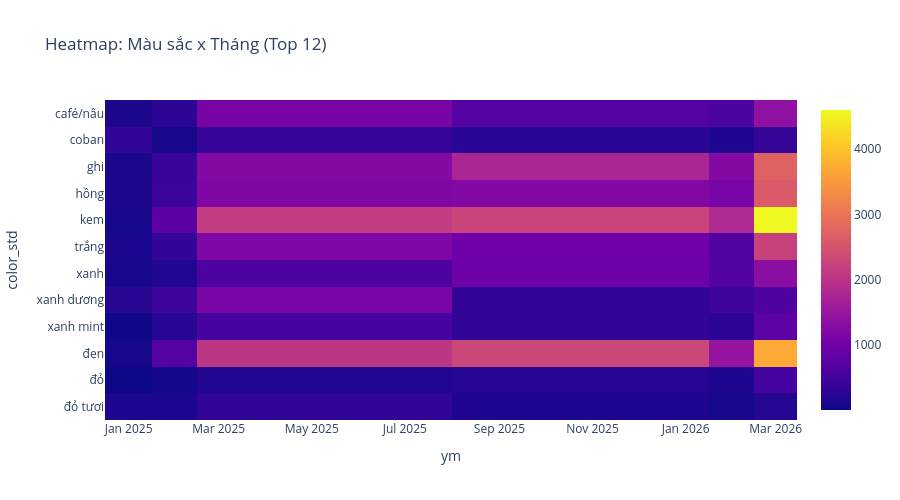

Notebook cell for this chart:
### Code cell
tmp2 = fact_sales_clean.copy()
tmp2['ym'] = tmp2['order_date'].dt.to_period('M').astype(str)
top_c = fact_sales_clean['color_std'].value_counts().head(12).index.tolist()
cm = tmp2[tmp2['color_std'].isin(top_c)]
cp = cm.groupby(['ym','color_std'])['quantity'].sum().reset_index()
cpw = cp.pivot(index='ym', columns='color_std', values='quantity').fillna(0)
fig = px.imshow(cpw.T, aspect='auto', title='Heatmap: Màu sắc x Tháng (Top 12)')
fig.update_layout(height=500)
fig.show()

### Figure 1 — Plotly figure (JSON) as saved in the notebook; plotly's stock layout.template omitted (floating-point values rounded to 4 significant figures)
{"data": [{"coloraxis": "coloraxis", "hovertemplate": "ym: %{x}<br>color_std: %{y}<br>color: %{z}<extra></extra>", "name": "0", "type": "heatmap", "x": ["2025-01", "2025-02", "2025-03", "2026-01", "2026-02", "2026-03"], "xaxis": "x", "y": ["café/nâu", "coban", "ghi", "hồng", "kem", "trắng", "xanh", "xanh dương", "xanh mint", "đen", "đỏ", "đỏ tươi"], "yaxis": "y", "z": [[133, 289, 1106, 686, 599, 1395], [323, 85, 374, 254, 165, 358], [108, 402, 1237, 1769, 1228, 2722], [147, 423, 1184, 1221, 1113, 2602], [85, 767, 2150, 2262, 1816, 4602], [127, 334, 1165, 999, 639, 2229], [82, 178, 588, 976, 655, 1327], [233, 422, 1134, 315, 450, 608], [22, 228, 517, 330, 292, 781], [83, 675, 2037, 2297, 1457, 3712], [3, 68, 192, 223, 177, 508], [149, 128, 329, 173, 95, 220]]}], "layout": {"coloraxis": {"colorscale": [[0.0, "#0d0887"], [0.1111, "#46039f"], [0.2222, "#7201a8"], [0.3333, "#9c179e"], [0.4444, "#bd3786"], [0.5556, "#d8576b"], [0.6667, "#ed7953"], [0.7778, "#fb9f3a"], [0.8889, "#fdca26"], [1.0, "#f0f921"]]}, "height": 500, "title": {"text": "Heatmap: Màu sắc x Tháng (Top 12)"}, "xaxis": {"anchor": "y", "domain": [0.0, 1.0], "title": {"text": "ym"}}, "yaxis": {"anchor": "x", "autorange": "reversed", "domain": [0.0, 1.0], "title": {"text": "color_std"}}}}
